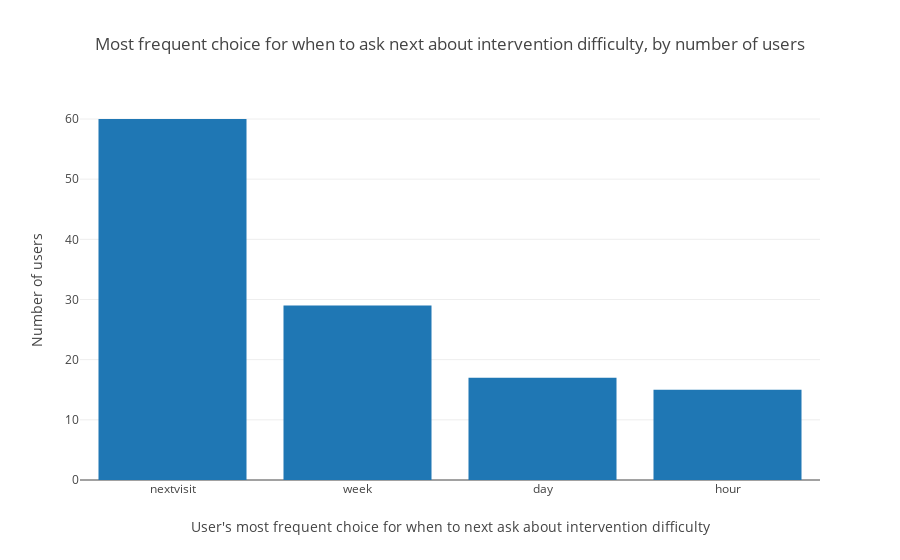

Notebook source saved alongside this figure:
### Code cell
# noexport

plot_survey_choice_counts_user_normalized()

### Figure 1 — Plotly figure (JSON) as saved in the notebook; plotly's stock layout.template omitted (floating-point values rounded to 4 significant figures)
{"data": [{"type": "bar", "uid": "6216382a-7502-43ac-8c71-3fd2ba3c955d", "x": ["nextvisit", "week", "day", "hour"], "y": [60, 29, 17, 15]}], "layout": {"title": {"text": "Most frequent choice for when to ask next about intervention difficulty, by number of users"}, "xaxis": {"title": {"text": "User's most frequent choice for when to next ask about intervention difficulty"}}, "yaxis": {"title": {"text": "Number of users"}}}}
